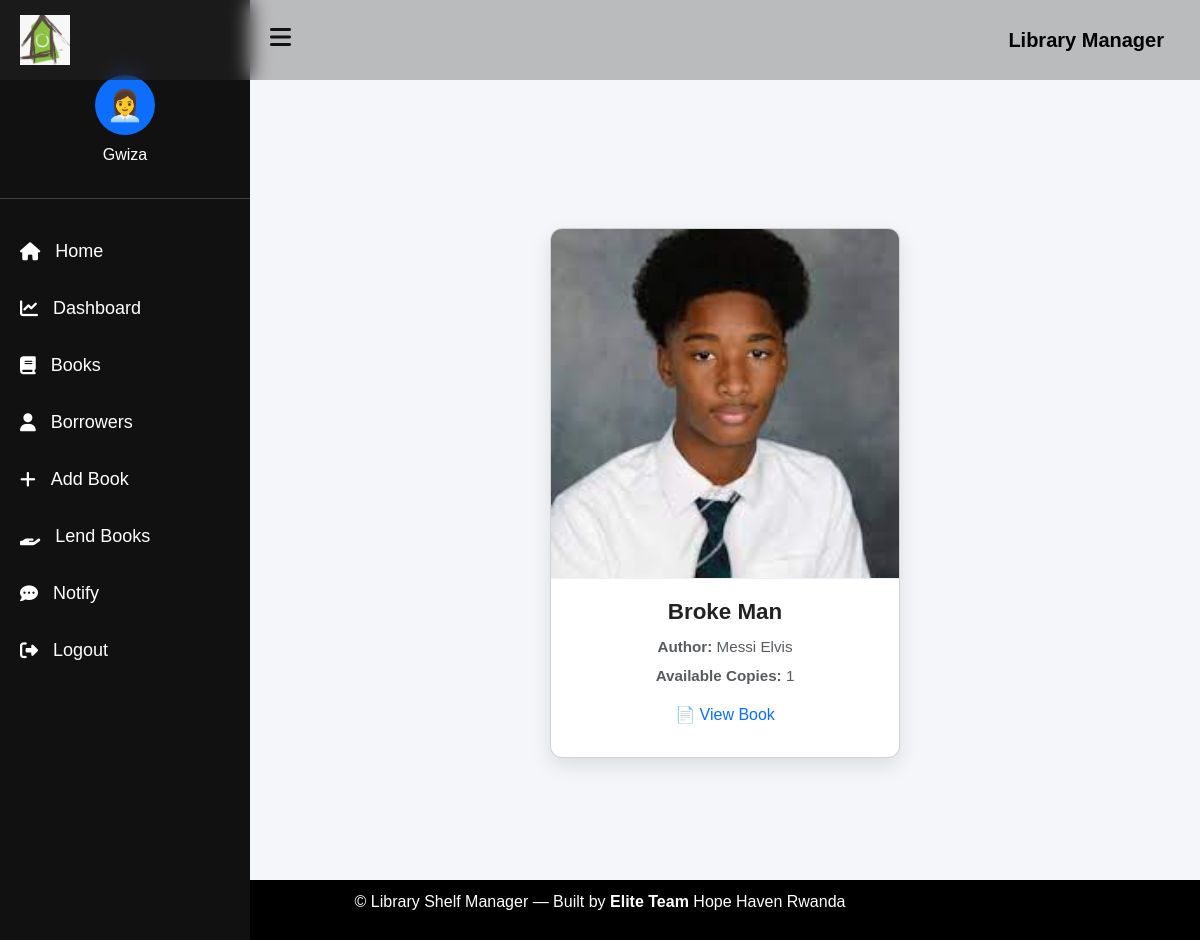
The app's page /books/13/ (signed in) with its own data.
### lib_app/models.py (models this page shows, shortened)
class Book(models.Model):
    title = models.CharField(max_length=200)
    author = models.CharField(max_length=100)
    summary = models.TextField(max_length=1000)
    isbn = models.CharField(max_length=13)
    genre = models.ManyToManyField(Genre)
    language = models.ForeignKey(Language, on_delete=models.SET_NULL, null=True)
    total_copies = models.IntegerField()
    available_copies = models.IntegerField()
    pdf_file = models.FileField(upload_to='book_pdfs/', blank=True, null=True)
    cover_image = models.ImageField(upload_to='covers/', blank=True, null=True)

### lib_app/views.py (the view)
# urls.py: path('books/<int:pk>/', views.book_detail_view, name='book_detail_view'),
@login_required
def book_detail_view(request, pk):
    book = get_object_or_404(Book, id=pk)
    student = Student.objects.filter(roll_no=request.user).first()
    return render(request, 'books/book_detail.html', {'book': book, 'student': student})

### lib_app/templates/books/book_detail.html (shortened to what this page needs)
{% extends 'books/base.html' %}
{% load static %}
{% block content %}
<div class="container">
    <div class="book-wrapper">
        <div class="card">
            {% if book.cover_image %}
                <img src="{{ book.cover_image.url }}" alt="{{ book.title }}">
            {% else %}
                <img src="https://via.placeholder.com/350x350?text=No+Cover" alt="{{ book.title }}">
            {% endif %}
            <div class="card-body">
                <h3 class="card-title">{{ book.title }}</h3>
                <p class="text-muted"><strong>Author:</strong> {{ book.author }}</p>
                <p class="text-muted"><strong>Available Copies:</strong> {{ book.available_copies }}</p>
                {% if book.pdf_file %}
                    <a href="{{ book.pdf_file.url }}" class="view-link" target="_blank">📄 View Book</a>
                {% endif %}
            </div>
        </div>
    </div>
</div>
{% endblock %}

### lib_app/templates/books/base.html (shortened to what this page needs)
{% load static %}
<!DOCTYPE html>
<html lang="en">
<head>
  <link href="https://cdn.jsdelivr.net/npm/bootstrap@5.3.3/dist/css/bootstrap.min.css" rel="stylesheet">
  <link rel="stylesheet" href="https://cdnjs.cloudflare.com/ajax/libs/font-awesome/6.5.0/css/all.min.css">
</head>
<body>
{% if user.is_authenticated and user.is_superuser %}
  <div class="toggle-btn" id="toggle-btn"><i class="fas fa-bars"></i></div>
{% endif %}
<div class="sidebar" id="sidebar">
  {% if user.is_authenticated %}
    <div class="sidebar-user text-center mb-4" id="user-info-btn">
      <div class="user-circle">{% if user.is_superuser %}👩‍💼{% else %}👨{% endif %}</div>
      <p>{{ user.username }}</p>
    </div>
  {% endif %}
  {% if user.is_authenticated and user.is_superuser %}
    <a href="{% url 'welcome' %}"><i class="fas fa-home"></i> Home</a>
    <a href="{% url 'dash' %}"><i class="fas fa-chart-line"></i> Dashboard</a>
    <a href="{% url 'book_list_view' %}"><i class="fas fa-book"></i> Books</a>
    <a href="{% url 'student_list_view' %}"><i class="fas fa-user"></i> Borrowers</a>
    <a href="{% url 'add_new_book' %}"><i class="fas fa-plus"></i> Add Book</a>
    <a href="{% url 'add_student_and_borrow' %}"><i class="fas fa-hand-holding"></i> Lend Books</a>
    <a href="{% url 'add_notice' %}"><i class="fas fa-comment-dots"></i> Notify</a>
    <a href="{% url 'superuser_logout' %}"><i class="fas fa-sign-out-alt"></i> Logout</a>
  {% else %}
    <a href="{% url 'welcome' %}"><i class="fas fa-home"></i> Home</a>
    <a href="{% url 'book_list_view' %}"><i class="fas fa-book"></i> Online Books</a>
    {% if not user.is_superuser %}
      <a href="{% url 'superuser_login' %}"><i class="fas fa-sign-in-alt"></i> Login</a>
    {% endif %}
  {% endif %}
</div>
<nav class="navbar navbar-expand-lg">
  <div class="container">
    <img src="{% static 'images/logo.png' %}" alt="logo" style="height:50px;width:50px">
    {% if user.is_superuser %}
      <a class="navbar-brand fw-bold" href="{% url 'welcome' %}">Library Manager</a>
    {% else %}
      <a class="navbar-brand fw-bold" href="{% url 'welcome' %}">
        <b style="color:green;">HHR</b> Online Books
      </a>
    {% endif %}
  </div>
</nav>
<div class="main-content" id="main">
  <div class="container mt-5">
    {% block content %}{% endblock %}
  </div>
</div>
<footer>
  <p>&copy; {{ now|date:"Y" }}
    {% if user.is_superuser %}Library Shelf Manager{% else %}HHR Online Books{% endif %}
    — Built by <strong>Elite Team</strong> Hope Haven Rwanda
  </p>
</footer>
</body>
</html>

### lib_app/templates/books/base.html (style rules this page uses)
body { background: #fff; font-family: 'Segoe UI', Tahoma, Geneva, Verdana, sans-serif; overflow-x: hidden; }
nav.navbar { background: rgba(54, 52, 52, 0.3); backdrop-filter: blur(10px); height: 80px; display: flex; justify-content: center; z-index: 1050; }
nav a.navbar-brand { color: #000; font-weight: 500; }
.sidebar { position: fixed; left: 0; top: 0; width: 250px; height: 100%; background: #111; color: #fff; padding-top: 60px; transition: left 0.3s ease; z-index: 1000; }
.sidebar a { display: flex; align-items: center; padding: 15px 20px; color: #fff; text-decoration: none; font-size: 18px; transition: 0.2s; }
.sidebar a i { margin-right: 15px; }
.sidebar-user { padding: 15px 0; border-bottom: 1px solid rgba(255, 255, 255, 0.2); cursor: pointer; }
.user-circle { width: 60px; height: 60px; background: #0d6efd; color: #fff; border-radius: 50%; font-size: 30px; display: flex; align-items: center; justify-content: center; margin: 0 auto; }
.sidebar-user p { font-size: 16px; color: #fff; margin-top: 8px; font-weight: 500; }
.main-content { margin-left: 250px; transition: margin-left 0.3s ease; min-height: 100vh; display: flex; flex-direction: column; padding-top: 20px; }
.toggle-btn { position: fixed; top: 20px; left: 270px; font-size: 24px; cursor: pointer; color: #111; z-index: 1100; }
footer { background: #000; color: #fff; text-align: center; padding: 10px 0; }

### lib_app/templates/books/book_detail.html (style rules this page uses)
body { font-family: 'Poppins', sans-serif; background-color: #f4f6f9; margin: 0; padding: 0; }
.container { width: 100%; max-width: 1200px; margin: 0 auto; padding: 40px 20px; }
.book-wrapper { display: flex; justify-content: center; align-items: flex-start; flex-wrap: wrap; gap: 40px; }
.card { background: #fff; border-radius: 12px; box-shadow: 0 8px 20px rgba(0,0,0,0.1); overflow: hidden; max-width: 350px; width: 100%; text-align: center; transition: transform 0.3s ease, box-shadow 0.3s ease; }
.card img { width: 100%; height: 350px; object-fit: cover; border-bottom: 1px solid #eee; }
.card-body { padding: 20px 25px; }
.card-title { font-size: 1.4em; font-weight: 600; color: #222; margin-bottom: 10px; }
.text-muted { color: #666; font-size: 0.95em; margin: 6px 0; }
.view-link { display: inline-block; margin: 10px 0; text-decoration: none; color: #0d6efd; font-weight: 500; transition: color 0.3s ease; }

### records on screen
Book: cover_image (picture), title "Broke Man", author "Messi Elvis", available_copies "1"

### other values on screen
{{ user.username }} "Gwiza"
